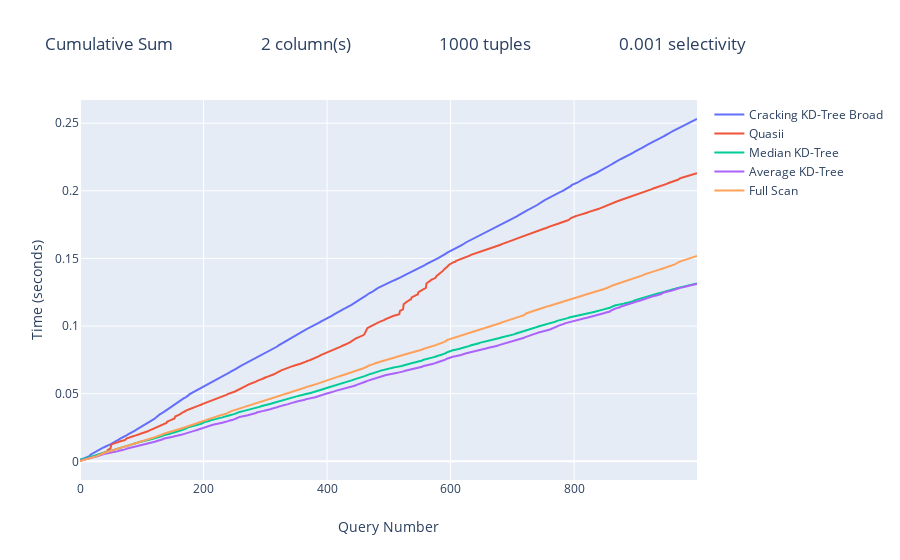

The cell this chart's notebook holds for it:
### Code cell
cum_sum_plot(df)

### Figure 1 — Plotly figure (JSON) as saved in the notebook; plotly's stock layout.template omitted (floating-point values rounded to 4 significant figures; data arrays with more than 128 entries replaced by an {"elided": "..."} marker saying what was removed)
{"data": [{"name": "Cracking KD-Tree Broad", "type": "scatter", "y": {"elided": "1000 float values"}}, {"name": "Quasii", "type": "scatter", "y": {"elided": "1000 float values"}}, {"name": "Median KD-Tree", "type": "scatter", "y": {"elided": "1000 float values"}}, {"name": "Average KD-Tree", "type": "scatter", "y": {"elided": "1000 float values"}}, {"name": "Full Scan", "type": "scatter", "y": {"elided": "1000 float values"}}], "layout": {"title": {"text": "Cumulative Sum\n                     2 column(s)\n                     1000 tuples\n                     0.001 selectivity"}, "xaxis": {"anchor": "y", "domain": [0, 1], "title": {"text": "Query Number"}}, "yaxis": {"anchor": "x", "domain": [0, 1], "title": {"text": "Time (seconds)"}}}}
